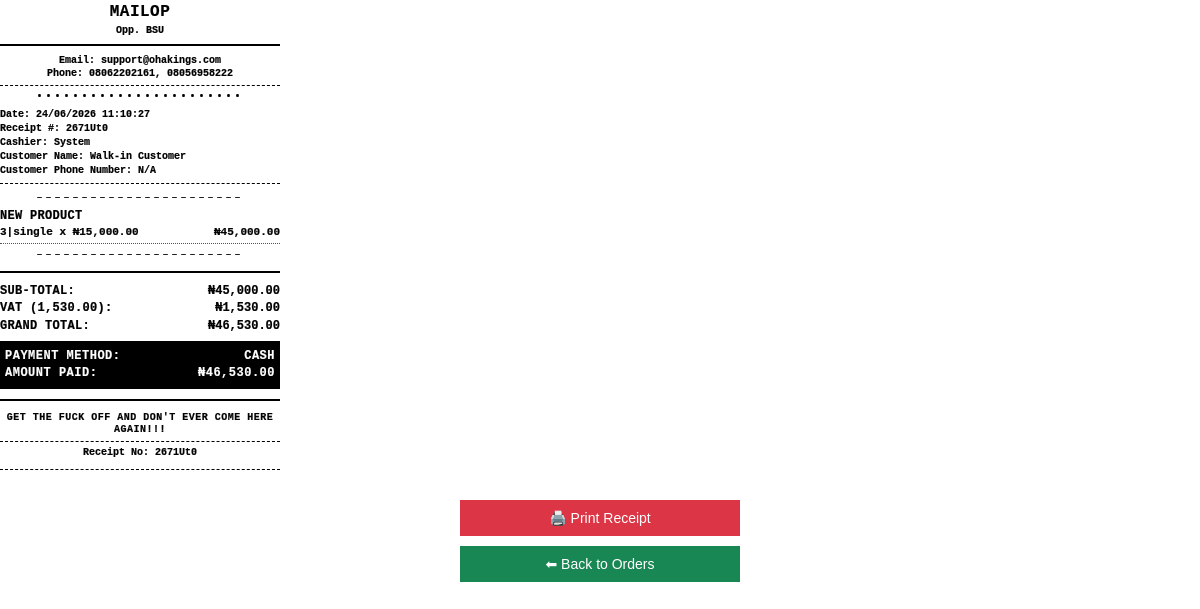
Screenshot of /receipt?code=2671Ut0 (signed in) with the database file from the repository.
### tables this page shows
CREATE TABLE `company_settings` (
  `id` int NOT NULL,
  `name` varchar(100) DEFAULT NULL,
  `phone_no` varchar(100) DEFAULT NULL,
  `email` varchar(100) DEFAULT NULL,
  `sales_price_edit` enum('editable','uneditable') NOT NULL DEFAULT 'uneditable',
  `address` text,
  `currency` varchar(10) NOT NULL DEFAULT '',
  `vat` decimal(12,2) NOT NULL DEFAULT '0.00',
  `receipt_footer` text
);

CREATE TABLE `product_purchase` (
  `id` int NOT NULL,
  `user_id` int DEFAULT NULL,
  `branch_id` bigint DEFAULT NULL,
  `product_id` varchar(255) DEFAULT NULL,
  `price_type` enum('regular','special','market') NOT NULL DEFAULT 'regular',
  `customer_id` bigint DEFAULT NULL,
  `quantity` varchar(255) DEFAULT NULL,
  `total_price` varchar(255) DEFAULT NULL,
  `vat` decimal(10,2) NOT NULL DEFAULT '0.00',
  `payment_mode` varchar(10) DEFAULT NULL,
  `credit` varchar(100) NOT NULL DEFAULT '0',
  `grand_total` varchar(100) DEFAULT NULL,
  `trans_code` varchar(20) DEFAULT NULL,
  `additional_info` text,
  `created_at` datetime DEFAULT CURRENT_TIMESTAMP
);

CREATE TABLE `products` (
  `id` int NOT NULL,
  `branch_id` int DEFAULT NULL,
  `name` varchar(50) DEFAULT NULL,
  `barcode` varchar(25) DEFAULT NULL,
  `price` decimal(30,2) DEFAULT '0.00',
  `market_price` decimal(10,2) NOT NULL DEFAULT '0.00',
  `special_price` decimal(30,2) DEFAULT '0.00',
  `status` tinyint DEFAULT NULL,
  `code` varchar(10) DEFAULT NULL,
  `quantity` decimal(20,10) NOT NULL DEFAULT '0.0000000000',
  `is_pack` int DEFAULT NULL,
  `pack_size` int DEFAULT NULL,
  `category` int DEFAULT NULL,
  `distributor` int DEFAULT NULL,
  `product_pics` varchar(255) NOT NULL DEFAULT 'https://res.cloudinary.com/dxadk9e9b/image/upload/v1724392766/default_tfrstf.jpg',
  `description` text,
  `created_at` datetime NOT NULL DEFAULT CURRENT_TIMESTAMP
);

### core/init.php (called while the page is built, shortened)
<?php
    include 'database/connection.php';
    include 'classes/User.php';
    global $pdo;
    $getFromU = new User($pdo);

### core/classes/User.php (called while the page is built, shortened)
<?php
    class User {
        protected $pdo, $currencySymbols;
        function __construct($pdo) {
            $this->pdo = $pdo;
            $this->currencySymbols = [
                'NGN' => '₦',
                'USD' => '$',
                'EUR' => '€',
                'GBP' => '£',
                'JPY' => '¥',
                'INR' => '₹',
                'CAD' => 'C$',
                'AUD' => 'A$',
                'ZAR' => 'R',
                'CHF' => '₣'
           ];
        }
        public function getCurrencySymbol($currencyCode) {
            return $this->currencySymbols[$currencyCode] ?? $currencyCode;
        }
        public function select_all_val_row($table, $first_column, $first_keyword) {
			$stmt = $this->pdo->prepare("SELECT * FROM `$table` WHERE `$first_column` = :first_keyword");
            $stmt->bindParam(":first_keyword", $first_keyword, PDO::PARAM_STR);
			$stmt->execute();
			return $stmt->fetch(PDO::FETCH_OBJ);
		}
        public function select_all_val_row_no_cond($table) {
			$stmt = $this->pdo->prepare("SELECT * FROM `$table`");
			$stmt->execute();
			return $stmt->fetch(PDO::FETCH_OBJ);
		}
        public function select_one_val($table, $column, $value, $keyword) {
            $stmt = $this->pdo->prepare("SELECT `$column` FROM `$table` WHERE `$value` = :keyword");
            $stmt->bindParam(":keyword", $keyword, PDO::PARAM_STR);
            $stmt->execute();
            return $stmt->fetchcolumn();
        }
        public function userData($user_id) {
            $stmt = $this->pdo->prepare("SELECT * FROM `user` WHERE `id` = :id");
            $stmt->bindParam(":id", $user_id, PDO::PARAM_STR);
            $stmt->execute();
            return $stmt->fetch(PDO::FETCH_OBJ);
        }
    }

### elements/functions.php (called while the page is built, shortened)
<?php
     $selectCompanyReceiptFooter = $getFromU->select_one_val('company_settings', 'receipt_footer', 'id', 1);
     $selectDefaultCurrency = $getFromU->select_one_val('company_settings', 'currency', 'id', 1) ?? '$';
?>

### receipt.php (the view, shortened to what this page needs)
<?php
     include 'core/init.php';
     $user_id = $_SESSION['id'];
     $user = $getFromU->userData($user_id);
     include 'elements/functions.php';
     if (!isset($_GET['code'])) {
          echo '<script>window.location.replace("' . BASE_URL . 'validation/logout");</script>';
     } else {
          $code = $_GET['code'];
          $selectReceipt = $getFromU->select_all_val_row('product_purchase', 'trans_code', $code);
          $customerInfo = !empty($selectReceipt?->customer_id) ? $getFromU->select_all_val_row('customers', 'id', $selectReceipt?->customer_id) : "";
          $selectCompanyInfo = $getFromU->select_all_val_row_no_cond('company_settings');
     }
?>
<!DOCTYPE html>
<html lang="en">
<head>
</head>
<body>
     <div id="printReceipt">
          <div class="header">
               <h5><?= htmlspecialchars($selectCompanyInfo->name) ?></h5>
               <p><?= htmlspecialchars($selectCompanyInfo->address) ?></p>
          </div>
          <div class="company-info">
               <span>Email: <?= htmlspecialchars($selectCompanyInfo->email) ?></span>
               <span>Phone: <?= htmlspecialchars($selectCompanyInfo->phone_no) ?></span>
          </div>
          <div class="receipt-divider">•••••••••••••••••••••••</div>
          <?php
               $ids = explode(',', $selectReceipt->product_id);
               $qty = explode(',', $selectReceipt->quantity);
               $tt_price = explode(',', $selectReceipt->total_price);
          ?>
          <div class="transaction-info">
               <span>Date: <?= date('d/m/Y H:i:s', strtotime($selectReceipt->created_at)) ?></span>
               <span>Receipt #: <?= $code ?></span>
               <span>Cashier: <?= htmlspecialchars($user->name ?? 'System') ?></span>
               <span>Customer Name: <?= htmlspecialchars($customerInfo?->name ?? 'Walk-in Customer') ?></span>
               <span>Customer Phone Number: <?= htmlspecialchars($customerInfo?->phone_number ?? 'N/A') ?></span>
          </div>
          <div class="receipt-divider">–––––––––––––––––––––––</div>
          <div class="products-list">
               <?php
               $subtotal = 0;
               foreach ($ids as $key => $id):
                    $item_total = $tt_price[$key] ?? 0;
                    $subtotal += $item_total;
                    $prod_name = $getFromU->select_one_val('products', 'name', 'id', $ids[$key]);
                    $is_pack = $getFromU->select_one_val('products', 'is_pack', 'id', $ids[$key]);
                    $pack_size = $getFromU->select_one_val('products', 'pack_size', 'id', $ids[$key]);
                    if ($is_pack == 1) {
                         list($packPart, $singlePart) = explode('+', $qty[$key]);
                         $packQty   = (int) explode('|', $packPart)[0];
                         $singleQty = (int) explode('|', $singlePart)[0];
                         $quantityCalc = (($packQty * $pack_size) + $singleQty) / $pack_size;
                         $prod_price = (float) $item_total / $quantityCalc;
                    } else {
                         $prod_price = $getFromU->select_one_val('products', 'price', 'id', $ids[$key]);
                    }
               ?>
                    <div class="receipt-product">
                         <span class="product-name"><?= strtoupper(htmlspecialchars($prod_name)) ?></span>
                         <div class="product-details">
                              <span class="qty-price">
                                   <?= $qty[$key] ?> x <?= $getFromU->getCurrencySymbol($selectDefaultCurrency) ?><?= number_format($prod_price, 2) ?>
                              </span>
                              <span class="total">
                                   <?= $getFromU->getCurrencySymbol($selectDefaultCurrency) ?><?= number_format($item_total, 2) ?>
                              </span>
                         </div>
                    </div>
               <?php endforeach; ?>
          </div>
          <div class="receipt-divider">–––––––––––––––––––––––</div>
          <div class="totals-section">
               <div class="total-row">
                    <span class="total-label">Sub-Total:</span>
                    <span class="total-value"><?= $getFromU->getCurrencySymbol($selectDefaultCurrency) ?><?= number_format($subtotal, 2) ?></span>
               </div>
               <?php if ($selectReceipt->vat > 0): ?>
               <div class="total-row">
                    <span class="total-label">VAT (<?= number_format($selectReceipt->vat, 2) ?>):</span>
                    <span class="total-value"><?= $getFromU->getCurrencySymbol($selectDefaultCurrency) ?><?= number_format($selectReceipt->vat, 2) ?></span>
               </div>
               <?php endif; ?>
               <div class="total-row">
                    <span class="total-label">Grand Total:</span>
                    <span class="total-value"><?= $getFromU->getCurrencySymbol($selectDefaultCurrency) ?><?= number_format($selectReceipt->grand_total + (float)($selectReceipt->vat ?? 0), 2) ?></span>
               </div>
          </div>
          <div class="payment-section">
               <div class="payment-row">
                    <span>Payment Method:</span>
                    <span><?= strtoupper($selectReceipt->payment_mode) ?></span>
               </div>
               <div class="payment-row">
                    <span>Amount Paid:</span>
                    <span><?= $getFromU->getCurrencySymbol($selectDefaultCurrency) ?><?= number_format(($selectReceipt->grand_total + (float)($selectReceipt->vat ?? 0)) - $selectReceipt->credit, 2) ?></span>
               </div>
          </div>
          <div class="receipt-footer">
               <span><?= $selectCompanyReceiptFooter ?? 'Thank You For Shopping With Us. No Returns Without Original Receipt.' ?></span>
          </div>
          <div class="receipt-number">
               Receipt No: <?= $code ?>
          </div>
          <div style="height: 20px; border-top: 1px dashed #000; margin-top: 10px;"></div>
     </div>
     <button class="print-btn" onclick="printReceipt()">🖨️ Print Receipt</button>
     <button class="back-btn" onclick="window.history.back()">⬅ Back to Orders</button>
</body>
</html>

### receipt.php (style rules this page uses)
body { font-family: "Courier New", Courier, monospace !important; background: white !important; margin: 0 !important; padding: 10px !important; }
#printReceipt { width: 280px !important; max-width: 280px !important; margin: 0 auto !important; padding: 5px !important; background: white !important; font-size: 12px !important; line-height: 1.2 !important; color: #000000 !important; font-weight: normal !important; -webkit-print-color-adjust: exact !important; print-color-adjust: exact !important; text-shadow: none !important; -webkit-text-stroke: 0.2px !important; }
#printReceipt .header { text-align: center !important; margin-bottom: 8px !important; border-bottom: 2px solid #000 !important; padding-bottom: 5px !important; }
#printReceipt .header h5 { font-size: 16px !important; font-weight: 900 !important; margin: 3px 0 !important; text-transform: uppercase !important; letter-spacing: 0.5px !important; }
#printReceipt .header p { font-size: 10px !important; font-weight: 700 !important; margin: 2px 0 !important; }
.company-info { text-align: center !important; font-size: 10px !important; font-weight: 700 !important; margin-bottom: 5px !important; border-bottom: 1px dashed #000 !important; padding-bottom: 5px !important; }
.company-info span { display: block !important; line-height: 1.3 !important; }
.receipt-divider { text-align: center !important; margin: 5px 0 !important; font-size: 10px !important; letter-spacing: 3px !important; }
.transaction-info { font-size: 10px !important; font-weight: 700 !important; margin-bottom: 8px !important; padding-bottom: 5px !important; border-bottom: 1px dashed #000 !important; }
.transaction-info span { display: block !important; line-height: 1.4 !important; }
.receipt-product { margin: 5px 0 !important; padding-bottom: 4px !important; border-bottom: 1px dotted #555 !important; }
.receipt-product .product-name { font-weight: 800 !important; font-size: 12px !important; display: block !important; text-transform: uppercase !important; letter-spacing: 0.3px !important; margin-bottom: 2px !important; }
.product-details { display: flex !important; justify-content: space-between !important; font-size: 11px !important; font-weight: 700 !important; }
.product-details .qty-price { font-weight: 800 !important; }
.product-details .total { font-weight: 900 !important; }
.totals-section { margin-top: 10px !important; border-top: 2px solid #000 !important; padding-top: 8px !important; }
.total-row { display: flex !important; justify-content: space-between !important; margin: 3px 0 !important; font-size: 12px !important; }
.total-label { font-weight: 800 !important; text-transform: uppercase !important; letter-spacing: 0.3px !important; }
.total-value { font-weight: 900 !important; }
.payment-section { background: #000000 !important; color: #FFFFFF !important; margin: 8px 0 !important; padding: 5px !important; font-weight: 900 !important; font-size: 12px !important; text-transform: uppercase !important; letter-spacing: 0.5px !important; -webkit-print-color-adjust: exact !important; print-color-adjust: exact !important; }
.payment-row { display: flex !important; justify-content: space-between !important; margin: 3px 0 !important; }
.receipt-footer { text-align: center !important; margin-top: 10px !important; padding-top: 8px !important; border-top: 2px solid #000 !important; font-size: 10px !important; font-weight: 800 !important; text-transform: uppercase !important; }
.receipt-footer span { display: block !important; margin: 3px 0 !important; letter-spacing: 0.5px !important; }
.receipt-number { text-align: center !important; font-size: 10px !important; font-weight: 900 !important; margin-top: 5px !important; padding-top: 5px !important; border-top: 1px dashed #000 !important; }
.print-btn, .back-btn { display: block !important; width: 280px !important; margin: 10px auto !important; padding: 10px !important; font-size: 14px !important; text-align: center !important; cursor: pointer !important; }
.print-btn { background: #dc3545 !important; color: white !important; border: none !important; }
.back-btn { background: #198754 !important; color: white !important; border: none !important; }

### rows the page displays
company_settings: name "MAILOP", address "Opp. BSU", email "support@ohakings.com", phone_no "08062202161, 08056958222", currency "₦", receipt_footer "GET THE FUCK OFF AND DON'T EVER COME HERE AGAIN!!!"
product_purchase: created_at "24/06/2026 11:10:27", product.name "NEW PRODUCT", quantity "3|single", product.price "15,000.00", total_price "45,000.00", vat "1,530.00", $selectReceipt->grand_total + (float)($selectReceipt->vat ?? 0) "46,530.00", payment_mode "CASH", grand_total+vat+credit "46,530.00"

### other values shown
$code "2671Ut0"
$user->name "System"
$customerInfo?->name "Walk-in Customer"
$customerInfo?->phone_number "N/A"
$subtotal "45,000.00"
